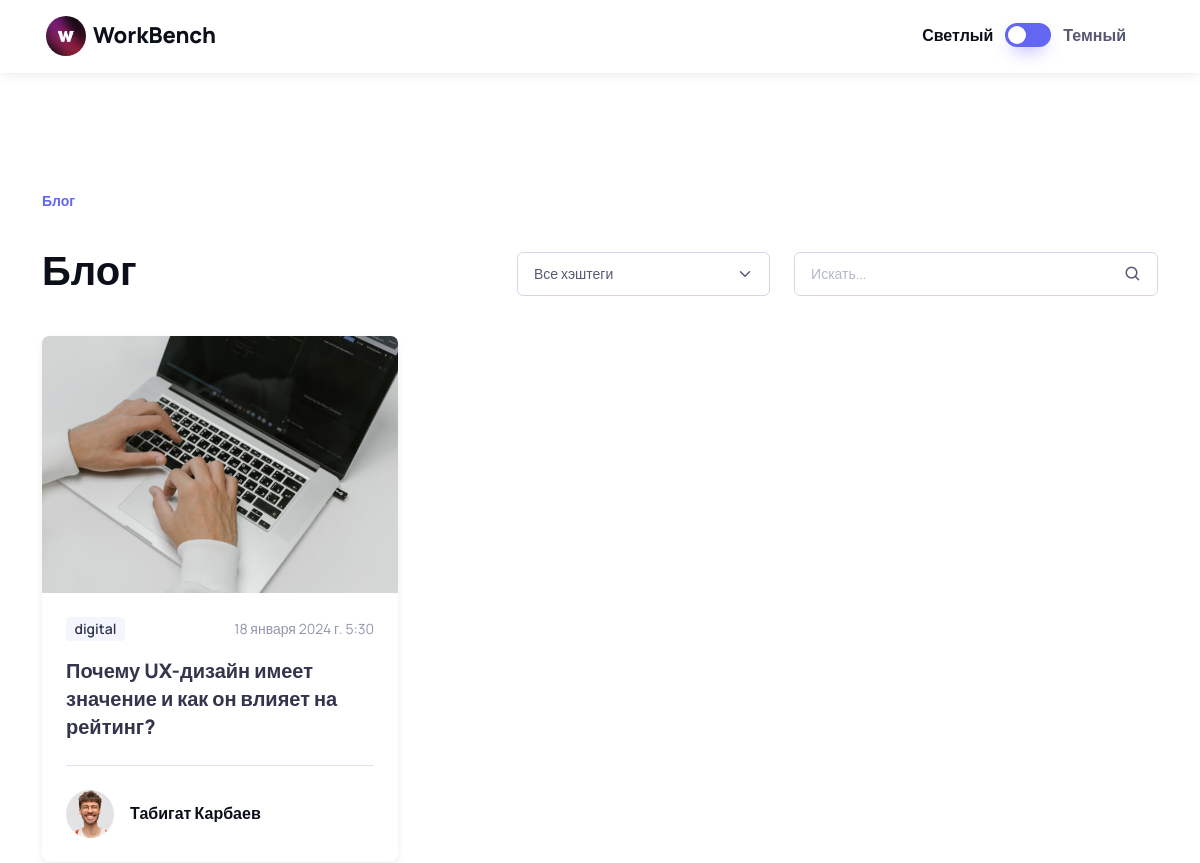
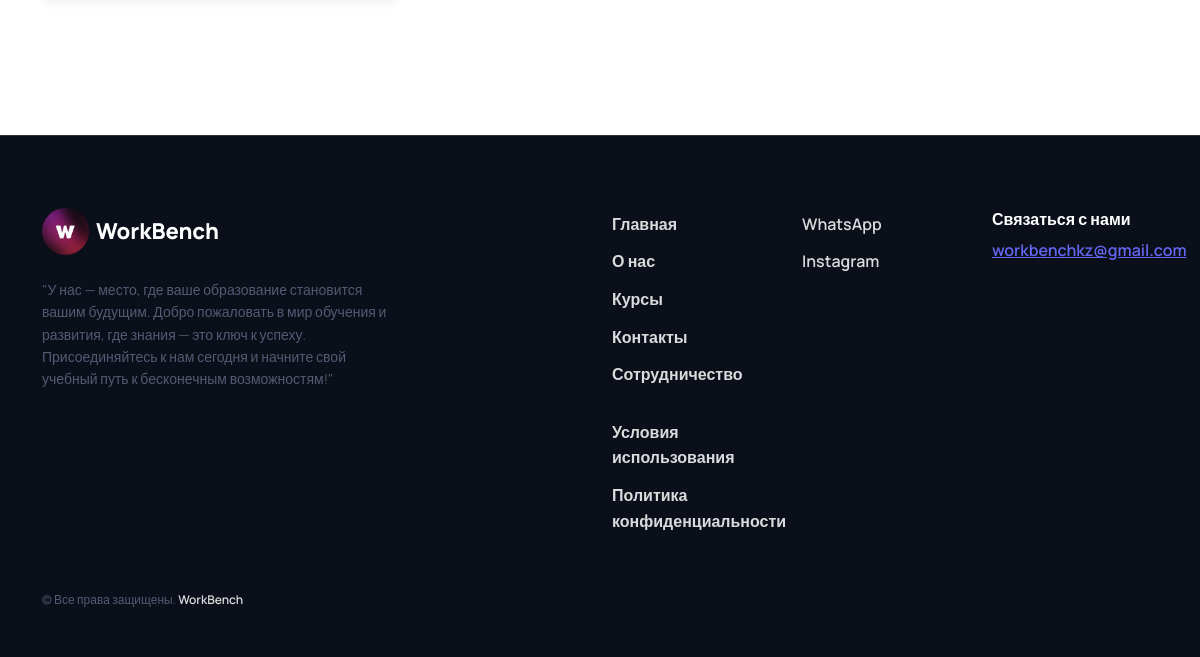
The page /users/blog/ on the database as committed earlier (2 pictures, top to bottom).
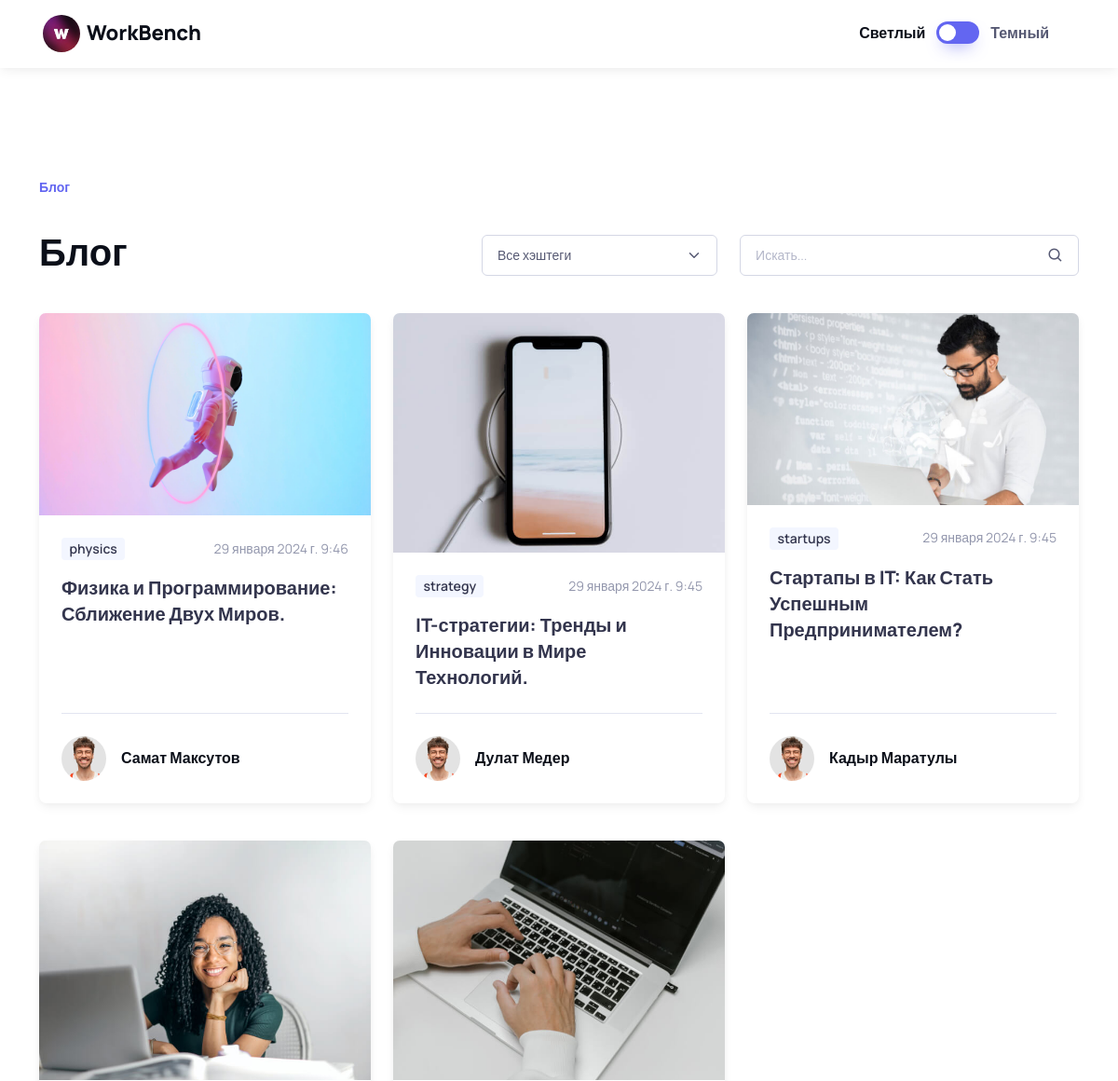
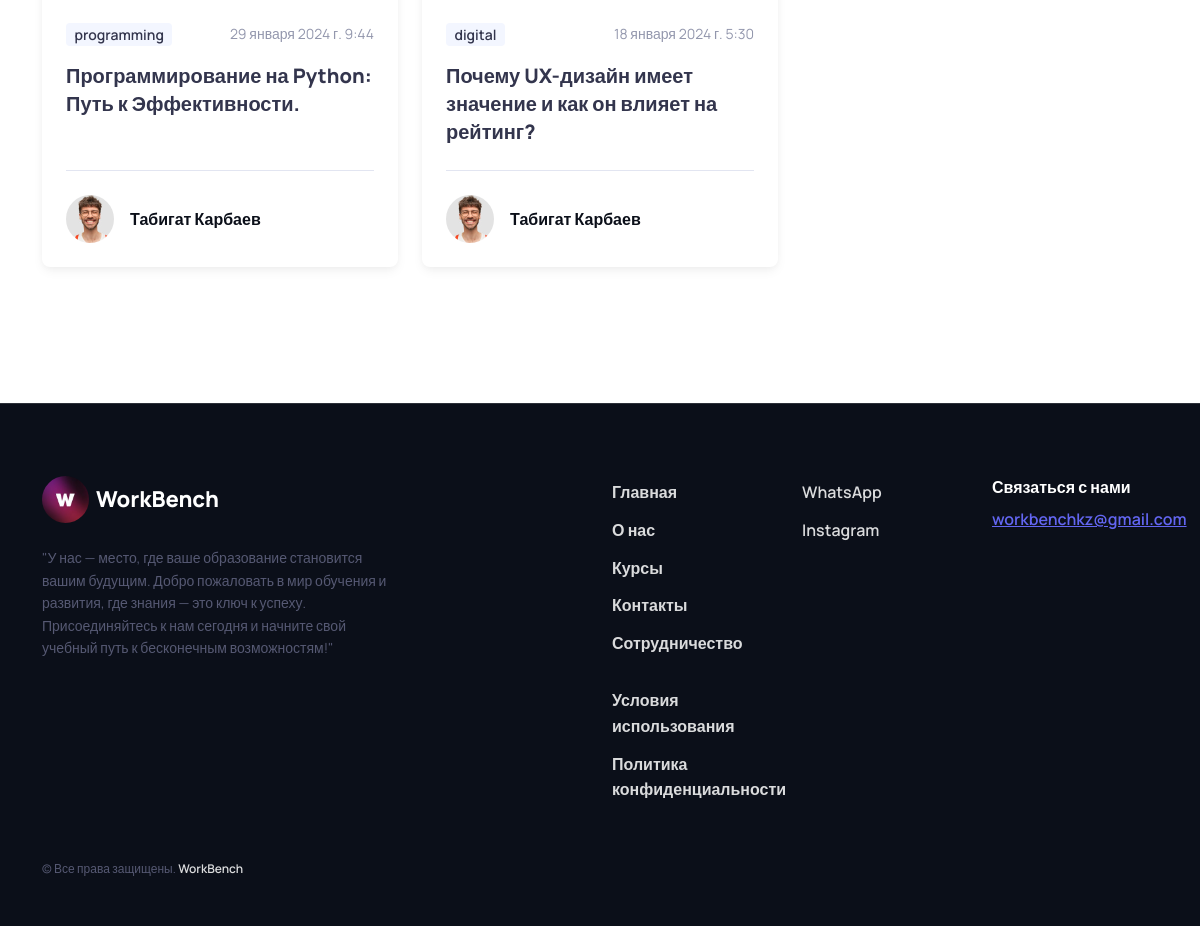
The same page on the database as committed later (2 pictures, top to bottom).
### blog/models.py (models this page shows, shortened)
class Post(models.Model):
    HASHTAG = (
        ('startups', 'Стартапы'),
        ('programming', 'Программирование'),
        ('digital', 'Цифровизация'),
        ('strategy', 'IT стратегия'),
        ('physics', 'Физика'),
        ('math', 'Математика'),
        ('business', 'IT Бизнес'),
        ('technology', 'Технологии'),
        ('lifehacks', 'Лайфхаки'),
    )
    title = models.CharField(max_length=255, blank=False)
    author = models.CharField(max_length=255, blank=False)
    author_url = models.URLField(blank=True, null=True)
    image = models.ImageField(upload_to='posts/', blank=False)
    video = models.URLField(blank=True, null=True)
    body = models.TextField(blank=False)
    hashtag = models.CharField(max_length=255, choices=HASHTAG, default='programming',blank=False)
    date = models.DateTimeField(auto_now_add=True)
    class Meta:
        ordering = ['-date']
        verbose_name = 'Пост'
        verbose_name_plural = 'Посты'

### blog/views.py (the view)
# urls.py: path('', BlogListView.as_view(), name='blog'),
class BlogListView(ListView):
    model = Post
    template_name = 'student/blog/blog.html'
    context_object_name = 'posts'
    paginate_by = 10
    def get_queryset(self):
        queryset = Post.objects.all().order_by('-date')
        hashtag_filter = self.request.GET.get('hashtag', '')
        if hashtag_filter:
            queryset = queryset.filter(hashtag=hashtag_filter)
        search_query = self.request.GET.get('search', '')
        if search_query:
            search_condition = Q()
            for field in ['title', 'author', 'body', 'hashtag']:
                search_condition |= Q(**{f'{field}__icontains': search_query})
            queryset = queryset.filter(search_condition)
        return queryset
    def get_context_data(self, **kwargs):
        context = super().get_context_data(**kwargs)
        paginator = Paginator(context['posts'], self.paginate_by)
        page = self.request.GET.get('page')
        try:
            context['posts'] = paginator.page(page)
        except PageNotAnInteger:
            context['posts'] = paginator.page(1)
        except EmptyPage:
            context['posts'] = paginator.page(paginator.num_pages)
        return context

### templates/student/blog/blog.html (shortened to what this page needs)
{% extends 'student/blog/base.html' %}
{% load static %}
{% load static %}
        {% block content %}
      <nav class="container mt-lg-4 pt-5" aria-label="breadcrumb">
        <ol class="breadcrumb mb-0 pt-5">
          <li class="breadcrumb-item active" aria-current="page">Блог</li>
        </ol>
      </nav>
      <section class="container mt-4 mb-lg-5 pt-lg-2 pb-5">
        <div class="row align-items-end gy-3 mb-4 pb-lg-3 pb-1">
          <div class="col-lg-5 col-md-4">
            <h1 class="mb-2 mb-md-0">Блог</h1>
          </div>
          <div class="col-lg-7 col-md-8">
            <form class="row gy-2" method="get" action="{% url 'users:blog:blog' %}">
                <div class="col-lg-5 col-sm-6">
                    <div class="d-flex align-items-center">
                        <select class="form-select" name="hashtag" id="hashtag" onchange="this.form.submit()">
                            <option value="" {% if not request.GET.hashtag %}selected{% endif %}>Все хэштеги</option>
                        </select>
                    </div>
                </div>
                <div class="col-lg-7 col-sm-6">
                    <div class="input-group">
                        <input type="text" class="form-control pe-5 rounded" placeholder="Искать..." name="search" value="{{ request.GET.search }}">
                        <i class="bx bx-search position-absolute top-50 end-0 translate-middle-y me-3 zindex-5 fs-lg"></i>
                    </div>
                </div>
            </form>
          </div>
        </div>
        <div class="row row-cols-lg-3 row-cols-sm-2 row-cols-1 gy-md-4 gy-2">
            {% for post in posts %}
          <div class="col pb-3">
            <article class="card border-0 shadow-sm h-100">
              <div class="position-relative">
                <a href="{% url 'users:blog:blog_detail' pk=post.pk %}" class="position-absolute top-0 start-0 w-100 h-100" aria-label="Читать далее"></a>
                <img src="{{ post.image.url }}" class="card-img-top" alt="Image">
              </div>
              <div class="card-body pb-4">
                <div class="d-flex align-items-center justify-content-between mb-3">
                  <a href="#" class="badge fs-sm text-nav bg-secondary text-decoration-none">{{ post.hashtag }}</a>
                  <span class="fs-sm text-muted">{{ post.date}}</span>
                </div>
                <h3 class="h5 mb-0">
                  <a href="{% url 'users:blog:blog_detail' pk=post.pk %}">{{ post.title }}</a>
                </h3>
              </div>
              <div class="card-footer py-4">
                <a href="#" class="d-flex align-items-center fw-bold text-dark text-decoration-none">
                  <img src="{% static 'student/images/01_1.jpg' %}" class="rounded-circle me-3" width="48" alt="Avatar">
                    {{ post.author }}
                </a>
              </div>
            </article>
          </div>
            {% endfor %}
        </div>
        <nav aria-label="Page navigation example">
          <ul class="pagination justify-content-center pt-md-4 pt-2">
          </ul>
        </nav>
      </section>
        {% endblock %}

### templates/student/blog/base.html (shortened to what this page needs)
<!DOCTYPE html>
{% load static %}
<html lang="en" data-bs-theme="light">
<head>
    <link rel="stylesheet" media="screen" href="{% static 'student/css/boxicons.min.css' %}">
    <link rel="stylesheet" media="screen" href="{% static 'student/css/theme.min.css' %}">
  </head>
  <body>
    <main class="page-wrapper">
      <header class="header navbar navbar-expand-lg bg-light border-bottom border-light shadow-sm fixed-top">
        <div class="container px-3">
          <a href="{% url 'website:home' %}" class="navbar-brand pe-3">
            <img src="{% static 'website/img/logo.jpg' %}" width="40" style="border-radius: 50px;" alt="WorkBench">
            WorkBench
          </a>
          <div id="navbarNav" class="offcanvas offcanvas-end">
          <div class="form-check form-switch mode-switch pe-lg-1 ms-auto me-4" data-bs-toggle="mode">
            <input type="checkbox" class="form-check-input" id="theme-mode">
            <label class="form-check-label d-none d-sm-block" for="theme-mode">Светлый</label>
            <label class="form-check-label d-none d-sm-block" for="theme-mode">Темный</label>
          </div>
        </div>
      </header>
      {% block content %}
      {% endblock %}
    </main>
    <footer class="footer bg-dark border-top border-light pt-5 pb-4 pb-lg-5" data-bs-theme="dark">
      <div class="container pt-lg-4">
        <div class="row pb-5">
          <div class="col-lg-4 col-md-6">
            <div class="navbar-brand text-dark p-0 me-0 mb-3 mb-lg-4">
              <img style="border-radius: 50px;" src="{% static 'website/img/logo.jpg' %}" width="47px" alt="WorkBench">
              WorkBench
            </div>
            <p class="fs-sm pb-lg-3 mb-4">"У нас — место, где ваше образование становится вашим будущим. Добро пожаловать в мир обучения и развития, где знания — это ключ к успеху. Присоединяйтесь к нам сегодня и начните свой учебный путь к бесконечным возможностям!"</p>
          </div>
          <div class="col-xl-6 col-lg-7 col-md-5 offset-xl-2 offset-md-1 pt-4 pt-md-1 pt-lg-0">
            <div id="footer-links" class="row">
              <div class="col-lg-4">
                <div id="useful-links" class="collapse d-lg-block" data-bs-parent="#footer-links">
                  <ul class="nav flex-column pb-lg-1 mb-lg-3">
                    <li class="nav-item"><a href="{% url 'website:home'%}#" class="nav-link d-inline-block px-0 pt-1 pb-2">Главная</a></li>
                    <li class="nav-item"><a href="{% url 'website:about'%}#" class="nav-link d-inline-block px-0 pt-1 pb-2">О нас</a></li>
                    <li class="nav-item"><a href="{% url 'website:courses'%}#" class="nav-link d-inline-block px-0 pt-1 pb-2">Курсы</a></li>
                    <li class="nav-item"><a href="{% url 'website:contacts'%}#" class="nav-link d-inline-block px-0 pt-1 pb-2">Контакты</a></li>
                    <li class="nav-item"><a href="{% url 'website:collaboration'%}#" class="nav-link d-inline-block px-0 pt-1 pb-2">Сотрудничество</a></li>
                  </ul>
                  <ul class="nav flex-column mb-2 mb-lg-0">
                    <li class="nav-item"><a href="{% url 'website:terms'%}#" class="nav-link d-inline-block px-0 pt-1 pb-2">Условия использования</a></li>
                    <li class="nav-item"><a href="{% url 'website:privacy'%}#" class="nav-link d-inline-block px-0 pt-1 pb-2">Политика конфиденциальности</a></li>
                  </ul>
                </div>
              </div>
              <div class="col-xl-4 col-lg-3">
                <div id="social-links" class="collapse d-lg-block" data-bs-parent="#footer-links">
                  <ul class="nav flex-column mb-2 mb-lg-0">
                    <a href="https://wa.me/87077772817" class="nav-link d-inline-block px-0 pt-1 pb-2">WhatsApp</a>
                    <li class="nav-item"><a href="https://www.instagram.com/workbench.kz/" class="nav-link d-inline-block px-0 pt-1 pb-2">Instagram</a></li>
                  </ul>
                </div>
              </div>
              <div class="col-xl-4 col-lg-5 pt-2 pt-lg-0">
                <h6 class="mb-2">Связаться с нами</h6>
                <a href="mailto:workbenchkz@gmail.com" class="fw-medium">workbenchkz@gmail.com</a>
              </div>
            </div>
          </div>
        </div>
        <p class="nav d-block fs-xs text-center text-md-start pb-2 pb-lg-0 mb-0">
          &copy; Все права защищены.
          <a class="nav-link d-inline-block p-0" href="{% url 'website:home' %}"  rel="noopener">WorkBench</a>
        </p>
      </div>
    </footer>
</body>
</html>

### templates/student/blog/base.html (style rules this page uses)
body { padding-top: 70px; }

Rows that differ between the two databases and show on the page:
added Post: image (picture), hashtag "physics", date "29 января 2024 г. 9:46", title "Физика и Программирование: Сближение Двух Миров.", author "Самат Максутов"
added Post: image (picture), hashtag "strategy", date "29 января 2024 г. 9:45", title "IT-стратегии: Тренды и Инновации в Мире Технологий.", author "Дулат Медер"
added Post: image (picture), hashtag "startups", date "29 января 2024 г. 9:45", title "Стартапы в IT: Как Стать Успешным Предпринимателем?", author "Кадыр Маратулы"
added Post: image (picture), hashtag "programming", date "29 января 2024 г. 9:44", title "Программирование на Python: Путь к Эффективности.", author "Табигат Карбаев"
